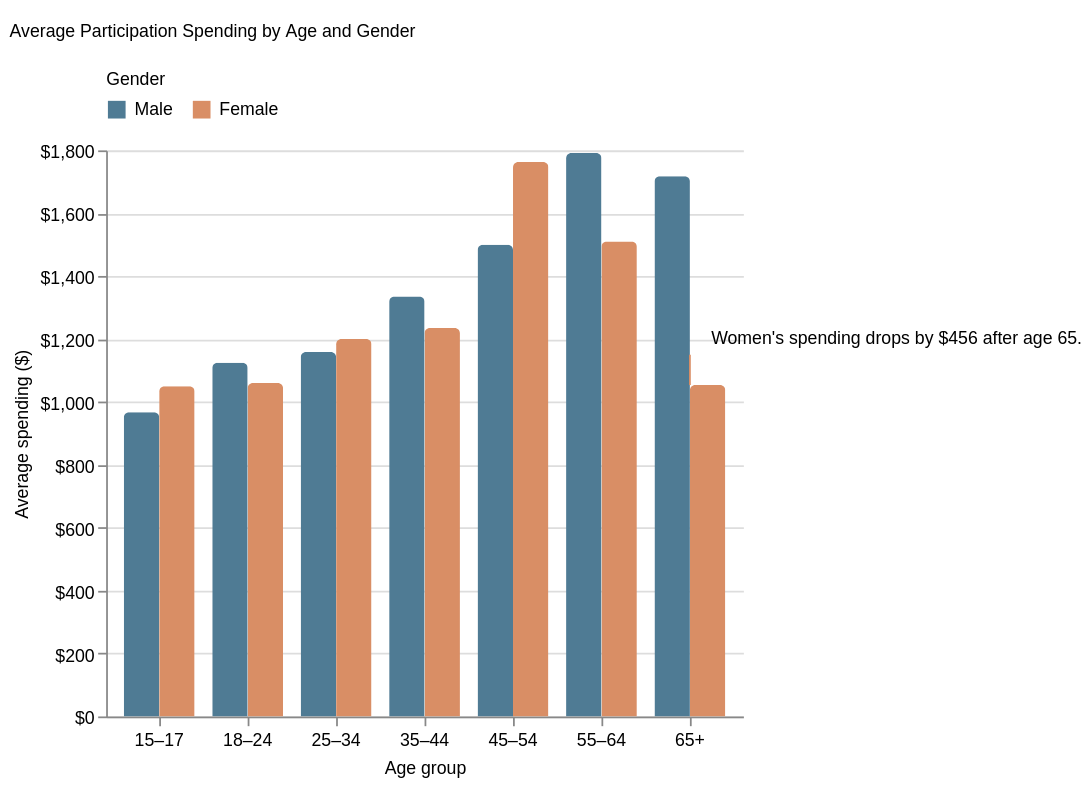

The specification (Vega-Lite) saved for this image:
### Vega-Lite specification from a JSON file in a GitHub repository (floating-point values rounded to 4 significant figures)
{"$schema": "https://vega.github.io/schema/vega-lite/v6.json", "title": {"text": "Average Participation Spending by Age and Gender", "anchor": "start", "fontSize": 20, "subtitleFontSize": 14, "offset": 14}, "width": "container", "height": 320, "data": {"values": [{"Age": "15–17", "Gender": "Female", "Spending": 1050}, {"Age": "18–24", "Gender": "Female", "Spending": 1060}, {"Age": "25–34", "Gender": "Female", "Spending": 1200}, {"Age": "35–44", "Gender": "Female", "Spending": 1235}, {"Age": "45–54", "Gender": "Female", "Spending": 1763}, {"Age": "55–64", "Gender": "Female", "Spending": 1510}, {"Age": "65+", "Gender": "Female", "Spending": 1054}, {"Age": "15–17", "Gender": "Male", "Spending": 967}, {"Age": "18–24", "Gender": "Male", "Spending": 1125}, {"Age": "25–34", "Gender": "Male", "Spending": 1159}, {"Age": "35–44", "Gender": "Male", "Spending": 1335}, {"Age": "45–54", "Gender": "Male", "Spending": 1500}, {"Age": "55–64", "Gender": "Male", "Spending": 1792}, {"Age": "65+", "Gender": "Male", "Spending": 1718}]}, "layer": [{"mark": {"type": "bar", "cornerRadiusEnd": 3}, "encoding": {"x": {"field": "Age", "type": "ordinal", "sort": ["15–17", "18–24", "25–34", "35–44", "45–54", "55–64", "65+"], "axis": {"title": "Age group", "labelAngle": 0}}, "xOffset": {"field": "Gender", "sort": ["Male", "Female"]}, "y": {"field": "Spending", "type": "quantitative", "scale": {"zero": true}, "axis": {"title": "Average spending ($)", "format": "$,.0f", "grid": true}}, "color": {"field": "Gender", "type": "nominal", "scale": {"domain": ["Male", "Female"], "range": ["#4F7B94", "#D98E65"]}, "legend": {"title": "Gender", "orient": "top", "direction": "horizontal", "columns": 2, "labelFontSize": 11, "titleFontSize": 12}}, "tooltip": [{"field": "Age", "type": "ordinal", "title": "Age group"}, {"field": "Gender", "type": "nominal"}, {"field": "Spending", "type": "quantitative", "title": "Average spending", "format": "$,.0f"}]}}, {"data": {"values": [{"Age": "65+", "Spending": 1200, "label": "Women's spending drops by $456\nafter age 65.", "lineX": "65+", "lineX2": "65+", "lineY": 1054, "lineY2": 1150, "textX": "65+", "textY": 1200}]}, "layer": [{"mark": {"type": "rule", "color": "#D98E65", "strokeWidth": 1}, "encoding": {"x": {"field": "lineX", "type": "ordinal"}, "x2": {"field": "lineX2"}, "y": {"field": "lineY", "type": "quantitative"}, "y2": {"field": "lineY2"}}}, {"mark": {"type": "text", "align": "left", "baseline": "middle", "dx": 12, "dy": 0, "fontSize": 11, "fontWeight": "bold", "color": "#000000"}, "encoding": {"x": {"field": "textX", "type": "ordinal"}, "y": {"field": "textY", "type": "quantitative"}, "text": {"field": "label"}}}]}], "config": {"font": "Source Sans 3", "view": {"stroke": null}, "title": {"fontSize": 20, "subtitleFontSize": 14, "fontWeight": "bold", "subtitleFontWeight": "normal", "anchor": "start", "offset": 14}, "axis": {"labelFontSize": 12, "titleFontSize": 13, "titleFontWeight": "normal"}, "legend": {"labelFontSize": 12, "titleFontSize": 13, "titleFontWeight": "normal"}}}
